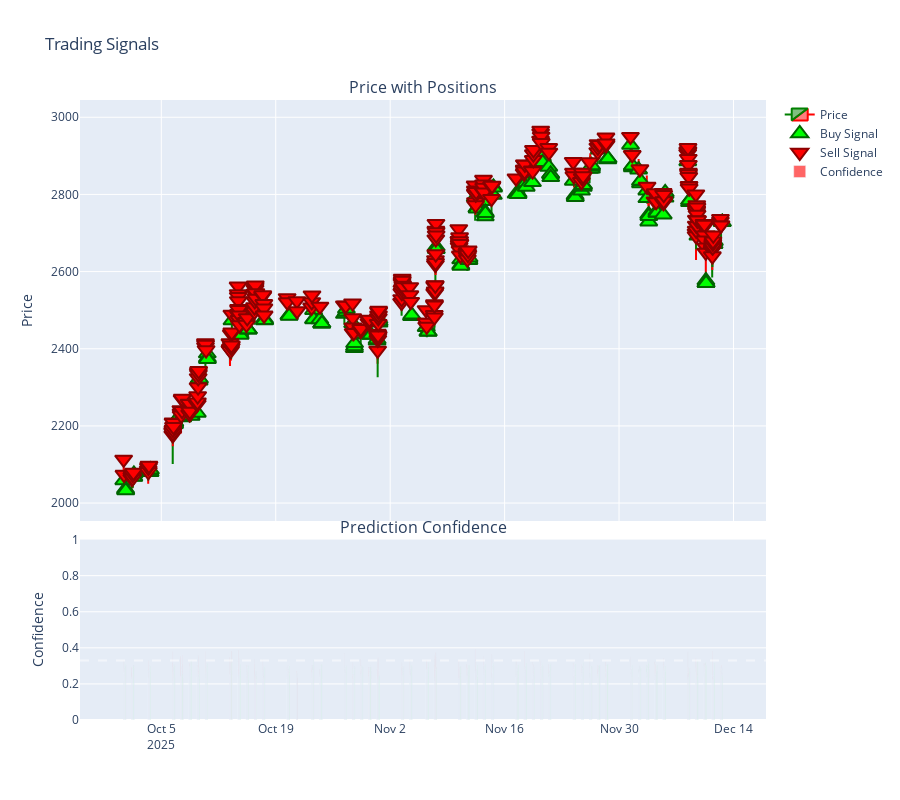

Notebook code cell kept with this figure:
### Code cell
import plotly.graph_objects as go
from plotly.subplots import make_subplots

# Look at just the last 100 candles for better visibility
recent_df = performance_df

fig = make_subplots(
    rows=2, cols=1,
    shared_xaxes=True,
    vertical_spacing=0.03,
    subplot_titles=('Price with Positions', 'Prediction Confidence'),
    row_heights=[0.7, 0.3]
)

# Add candlestick chart
fig.add_trace(
    go.Candlestick(
        x=recent_df.index,
        open=recent_df['open'],
        high=recent_df['high'],
        low=recent_df['low'],
        close=recent_df['close'],
        name='Price',
        increasing_line_color='green',
        decreasing_line_color='red'
    ),
    row=1, col=1
)

# Buy signals
buy_signals = recent_df[recent_df['y_pred'] == 3]
fig.add_trace(
    go.Scatter(
        x=buy_signals.index,
        y=buy_signals['low'] * 0.998,
        mode='markers',
        name='Buy Signal',
        marker=dict(
            symbol='triangle-up',
            size=15,
            color='lime',
            line=dict(color='darkgreen', width=2)
        )
    ),
    row=1, col=1
)

# Sell signals
sell_signals = recent_df[recent_df['y_pred'] == 4]
fig.add_trace(
    go.Scatter(
        x=sell_signals.index,
        y=sell_signals['high'] * 1.002,
        mode='markers',
        name='Sell Signal',
        marker=dict(
            symbol='triangle-down',
            size=15,
            color='red',
            line=dict(color='darkred', width=2)
        )
    ),
    row=1, col=1
)

# Confidence bars
colors = ['gray' if x in [0, 1, 2] else 'lime' if x == 3 else 'red' 
          for x in recent_df['y_pred']]

fig.add_trace(
    go.Bar(
        x=recent_df.index,
        y=recent_df['y_pred_probab'],
        name='Confidence',
        marker_color=colors,
        opacity=0.6
    ),
    row=2, col=1
)

fig.add_hline(y=0.33, line_dash="dash", line_color="white", 
              opacity=0.5, row=2, col=1)

fig.update_layout(
    title='Trading Signals',
    height=800,
    showlegend=True,
    xaxis_rangeslider_visible=False,
    hovermode='x unified'
)

fig.update_yaxes(title_text="Price", row=1, col=1)
fig.update_yaxes(title_text="Confidence", row=2, col=1, range=[0, 1])

fig.show()

### Figure 1 — Plotly figure (JSON) as saved in the notebook; plotly's stock layout.template omitted (floating-point values rounded to 4 significant figures; data arrays with more than 128 entries replaced by an {"elided": "..."} marker saying what was removed)
{"data": [{"close": {"elided": "1253 float values"}, "decreasing": {"line": {"color": "red"}}, "high": {"elided": "1253 float values"}, "increasing": {"line": {"color": "green"}}, "low": {"elided": "1253 float values"}, "name": "Price", "open": {"elided": "1253 float values"}, "type": "candlestick", "x": {"elided": "1253 str values"}, "xaxis": "x", "yaxis": "y"}, {"marker": {"color": "lime", "line": {"color": "darkgreen", "width": 2}, "size": 15, "symbol": "triangle-up"}, "mode": "markers", "name": "Buy Signal", "type": "scatter", "x": {"elided": "169 str values"}, "xaxis": "x", "y": {"elided": "169 float values"}, "yaxis": "y"}, {"marker": {"color": "red", "line": {"color": "darkred", "width": 2}, "size": 15, "symbol": "triangle-down"}, "mode": "markers", "name": "Sell Signal", "type": "scatter", "x": {"elided": "280 str values"}, "xaxis": "x", "y": {"elided": "280 float values"}, "yaxis": "y"}, {"marker": {"color": {"elided": "1253 str values"}}, "name": "Confidence", "opacity": 0.6, "type": "bar", "x": {"elided": "1253 str values"}, "xaxis": "x2", "y": {"elided": "1253 float values"}, "yaxis": "y2"}], "layout": {"annotations": [{"font": {"size": 16}, "showarrow": false, "text": "Price with Positions", "x": 0.5, "xanchor": "center", "xref": "paper", "y": 1.0, "yanchor": "bottom", "yref": "paper"}, {"font": {"size": 16}, "showarrow": false, "text": "Prediction Confidence", "x": 0.5, "xanchor": "center", "xref": "paper", "y": 0.291, "yanchor": "bottom", "yref": "paper"}], "height": 800, "hovermode": "x unified", "shapes": [{"line": {"color": "white", "dash": "dash"}, "opacity": 0.5, "type": "line", "x0": 0, "x1": 1, "xref": "x2 domain", "y0": 0.33, "y1": 0.33, "yref": "y2"}], "showlegend": true, "title": {"text": "Trading Signals"}, "xaxis": {"anchor": "y", "domain": [0, 1], "matches": "x2", "rangeslider": {"visible": false}, "showticklabels": false}, "xaxis2": {"anchor": "y2", "domain": [0, 1]}, "yaxis": {"anchor": "x", "domain": [0.321, 1.0], "title": {"text": "Price"}}, "yaxis2": {"anchor": "x2", "domain": [0, 0.291], "range": [0, 1], "title": {"text": "Confidence"}}}}
